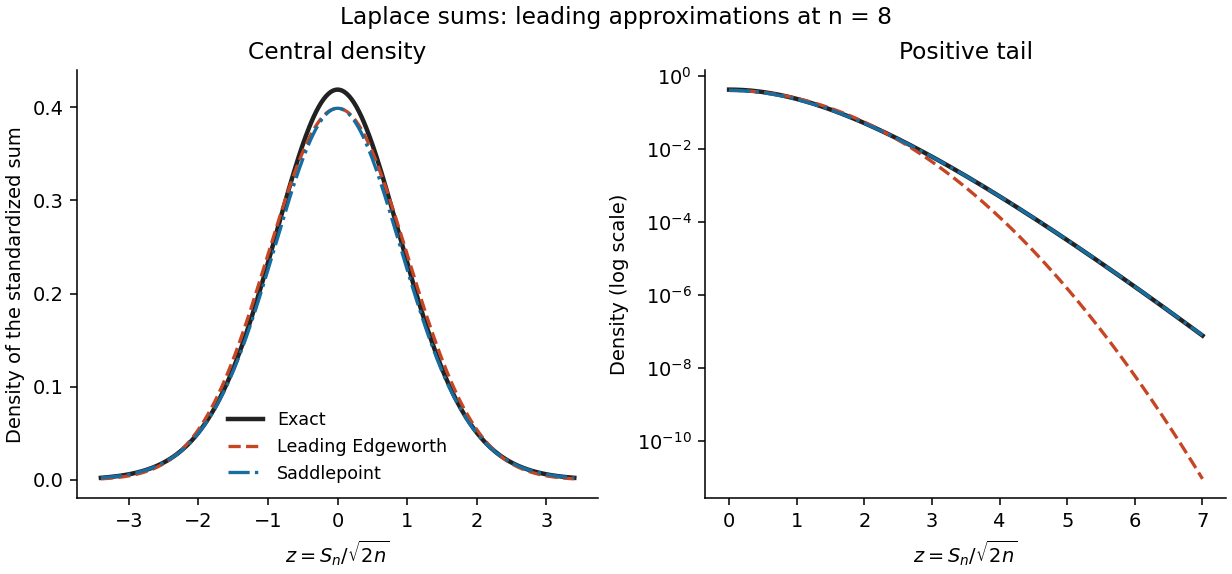

Generate this figure with Python:
"""Original Laplace-sum density comparison; Python 3.14, NumPy, Matplotlib.

Write the PNG basename to the caller's current working directory.
"""
from pathlib import Path
from math import factorial,comb,pi,sqrt
import numpy as np
import matplotlib
matplotlib.use('Agg')
import matplotlib.pyplot as plt

n=8
scale=sqrt(2*n)
def exact(z):
 s=np.abs(np.asarray(z))*scale
 polynomial=sum(comb(n-1,k)*s**(n-1-k)*factorial(n+k-1)/2**(n+k) for k in range(n))
 return scale*np.exp(-s)*polynomial/factorial(n-1)**2
def edgeworth(z):return np.exp(-np.asarray(z)**2/2)/sqrt(2*pi)
def saddlepoint(z):
 s=np.asarray(z)*scale;y=s/n;d=np.sqrt(1+y*y)
 return scale*np.exp(n*(np.log((1+d)/2)-d+1))/np.sqrt(2*pi*n*d*(1+d))

fig,axes=plt.subplots(1,2,figsize=(8.8,4.1),layout='constrained',facecolor='white')
for ax,z in zip(axes,[np.linspace(-3.4,3.4,401),np.linspace(0,7,401)]):
 ax.set_facecolor('white')
 ax.plot(z,exact(z),color='#222222',lw=2.3,label='Exact')
 ax.plot(z,edgeworth(z),color='#c64624',lw=1.7,ls='--',label='Leading Edgeworth')
 ax.plot(z,saddlepoint(z),color='#166da0',lw=1.7,ls='-.',label='Saddlepoint')
 ax.set_xlabel(r'$z=S_n/\sqrt{2n}$')
 ax.spines[['top','right']].set_visible(False)
axes[0].set_title('Central density');axes[0].set_ylabel('Density of the standardized sum')
axes[0].legend(frameon=False,fontsize=9)
axes[1].set_title('Positive tail');axes[1].set_yscale('log');axes[1].set_ylabel('Density (log scale)')
fig.suptitle('Laplace sums: leading approximations at n = 8')
fig.savefig(Path.cwd()/'paper-42-laplace-approximations.png',dpi=140,facecolor='white',transparent=False)
plt.close(fig)
